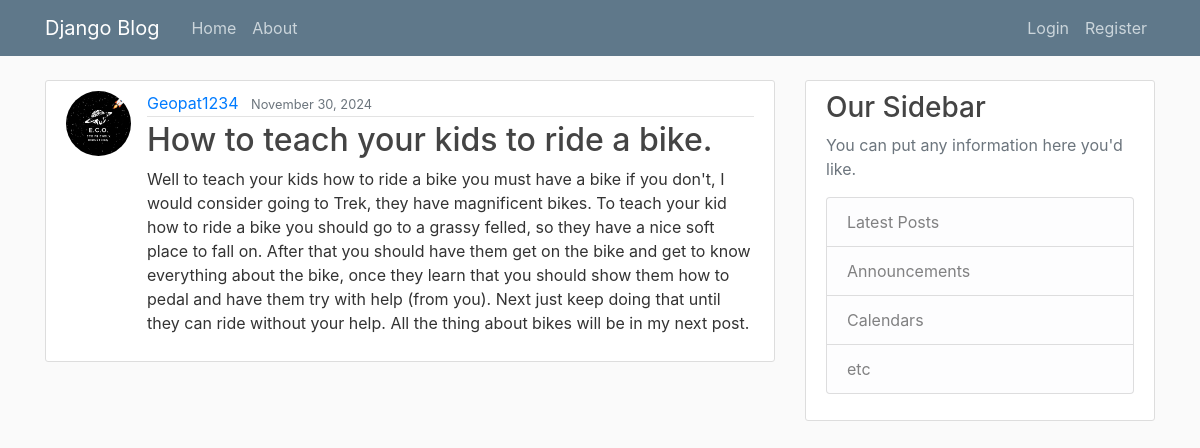
The app's page /, older data.
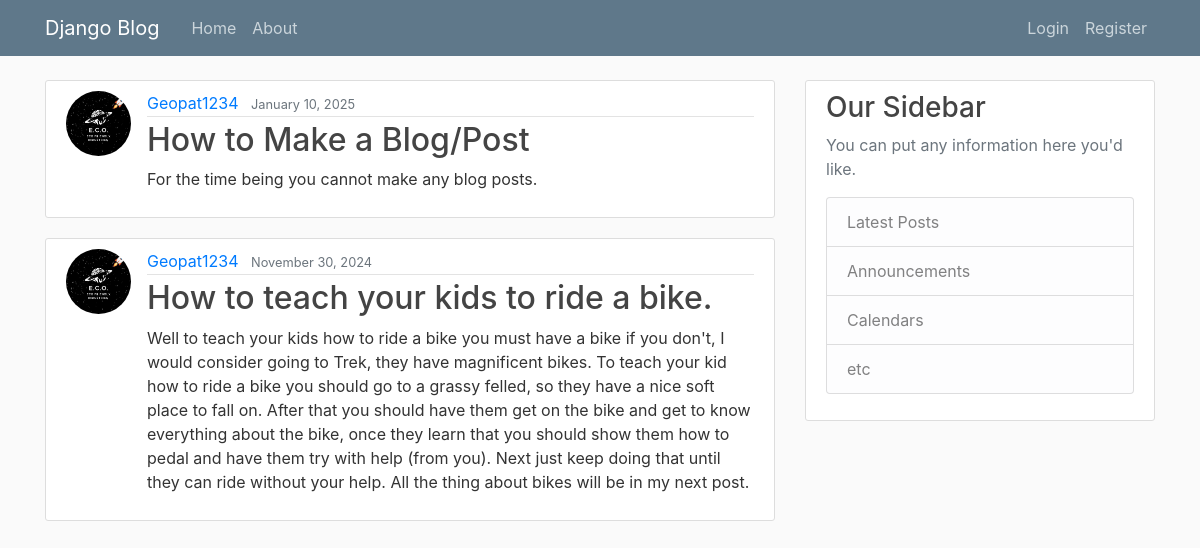
The same page, newer data.
### blog/models.py (models this page shows, shortened)
class Post(models.Model):
    title = models.CharField(max_length=100)
    content = models.TextField()
    date_posted = models.DateTimeField(default=timezone.now)
    author = models.ForeignKey(User, on_delete=models.CASCADE)

### users/models.py (models this page shows, shortened)
class Profile(models.Model):
    user = models.OneToOneField(User, on_delete=models.CASCADE)
    image = models.ImageField(default='default.jpg', upload_to='profile_pics')

### blog/views.py (the view)
# urls.py: path('', PostListView.as_view(), name='blog-home'),
class PostListView(ListView):
    model = Post
    template_name = 'blog/home.html'
    context_object_name = 'posts'
    ordering = ['-date_posted']

### blog/templates/blog/home.html
{% extends "blog/base.html" %}
{% block content %}
    {% for post in posts %}
        <article class="media content-section">
            <img class="rounded-circle article-img" src="{{ post.author.profile.image.url }}">
            <div class="media-body">
            <div class="article-metadata">
                <a class="mr-2" href="#">{{ post.author }}</a>
                <small class="text-muted">{{ post.date_posted|date:"F d, Y" }}</small>
            </div>
            <h2><a class="article-title" href="{% url 'post-detail' post.id%}">{{ post.title }}</a></h2>
            <p class="article-content">{{ post.content }}</p>
            </div>
        </article>
    {% endfor %}
{% endblock content %}

### blog/templates/blog/base.html (shortened to what this page needs)
{% load static %}
<!DOCTYPE html>
<html>
<head>
    <link rel="stylesheet" href="https://cdn.jsdelivr.net/npm/bootstrap@4.0.0/dist/css/bootstrap.min.css">
    <link rel="stylesheet" type="text/css" href="{% static 'blog/main.css' %}">
    </head>
    <body>
        <header class="site-header">
            <nav class="navbar navbar-expand-md navbar-dark bg-steel fixed-top">
            <div class="container">
                <a class="navbar-brand mr-4" href="{% url 'blog-home' %}">Django Blog</a>
                <div class="collapse navbar-collapse" id="navbarToggle">
                <div class="navbar-nav mr-auto">
                    <a class="nav-item nav-link" href="{% url 'blog-home' %}">Home</a>
                    <a class="nav-item nav-link" href="{% url 'blog-about' %}">About</a>
                </div>
                <div class="navbar-nav">
                    {% if user.is_authenticated %}
                    <a class="nav-item nav-link" href="{% url 'post-create' %}">New Post</a>
                    <a class="nav-item nav-link" href="{% url 'profile' %}">Profile</a>
                    <a class="nav-item nav-link" href="{% url 'logout' %}">Logout</a>
                    {% else %}
                      <a class="nav-item nav-link" href="{% url 'login' %}">Login</a>
                      <a class="nav-item nav-link" href="{% url 'register' %}">Register</a>
                      {% endif%}
                </div>
              </div>
            </div>
          </nav>
        </header>
        <main role="main" class="container">
            <div class="row">
            <div class="col-md-8">
              {% block content %}{% endblock %}
            </div>
            <div class="col-md-4">
                <div class="content-section">
                <h3>Our Sidebar</h3>
                <p class='text-muted'>You can put any information here you'd like.
                    <ul class="list-group">
                    <li class="list-group-item list-group-item-light">Latest Posts</li>
                    <li class="list-group-item list-group-item-light">Announcements</li>
                    <li class="list-group-item list-group-item-light">Calendars</li>
                    <li class="list-group-item list-group-item-light">etc</li>
                    </ul>
                </p>
                </div>
            </div>
            </div>
        </main>
</body>
</html>

### blog/static/blog/main.css (style rules this page uses)
body { background: #fafafa; color: #333333; margin-top: 5rem; }
h1, h2, h3, h4, h5, h6 { color: #444444; }
ul { margin: 0; }
.bg-steel { background-color: #5f788a; }
.site-header .navbar-nav .nav-link { color: #cbd5db; }
.content-section { background: #ffffff; padding: 10px 20px; border: 1px solid #dddddd; border-radius: 3px; margin-bottom: 20px; }
.article-title { color: #444444; }
.article-content { white-space: pre-line; }
.article-img { height: 65px; width: 65px; margin-right: 16px; }
.article-metadata { padding-bottom: 1px; margin-bottom: 4px; border-bottom: 1px solid #e3e3e3 }

Row changes from the older to the newer data that the page shows:
added Post: author.profile.image (picture), author "Geopat1234", date_posted "January 10, 2025", title "How to Make a Blog/Post", content "For the time being you cannot make any blog posts."
changed through a linked row, Post "How to teach your kids to ride a bike.": author.profile.image: a different picture
